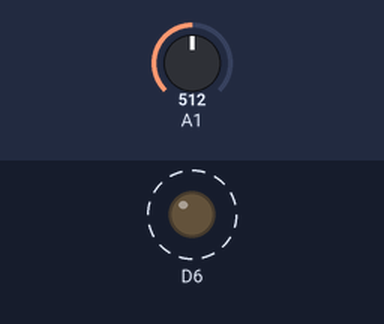
This sketch was run on a simulated Seeed XIAO (SAMD21). Shown: output pins drawn as LEDs (lit = HIGH). Dashed ring = blinking. The test bench sets the inputs (shaded band); at power-on: A1 = 512. What the sketch prints to the serial monitor is not drawn.

Above: at 1.0 s.
Timing chart, 0 to 4.7 s (numbered marks = the images above):
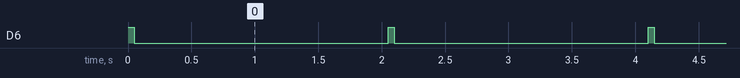

Measured:
- by itself, D6: alternates HIGH for 0.05 s and LOW for 2.0 s

The sketch:

moisture-meter.ino
```cpp
void setup()
{
  Serial.begin(115200);
  pinMode(D6, OUTPUT);
}

void loop()
{
  digitalWrite(D6, HIGH);
  delay(50);
  int moisture = analogRead(A1);
  digitalWrite(D6, LOW);
  Serial.println(moisture);
  delay(2000);
}
```
